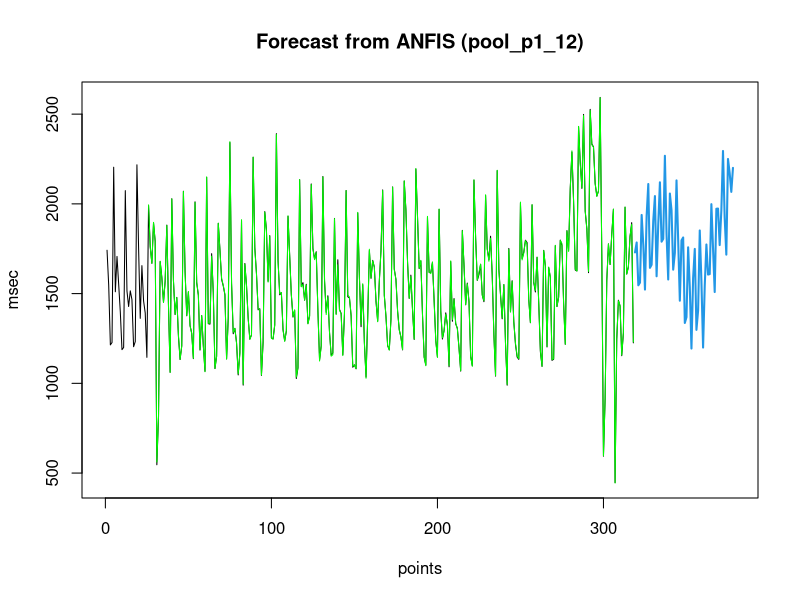
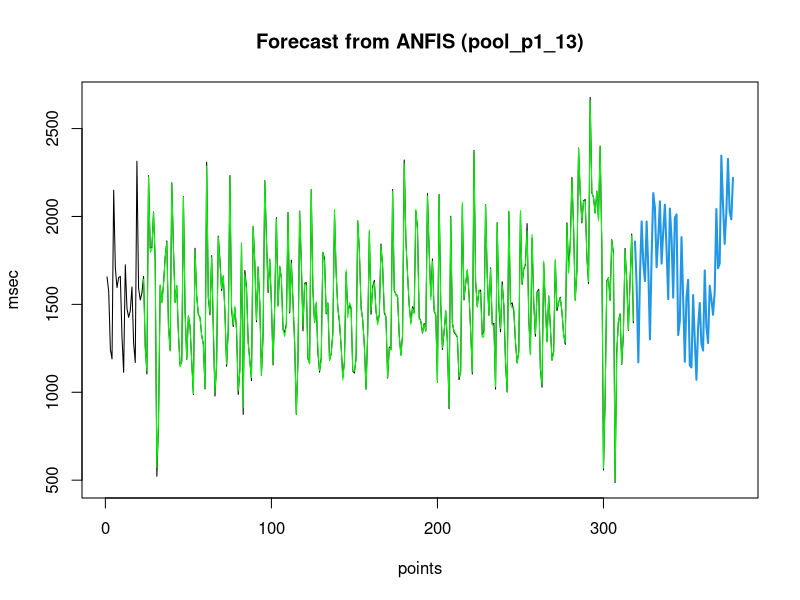
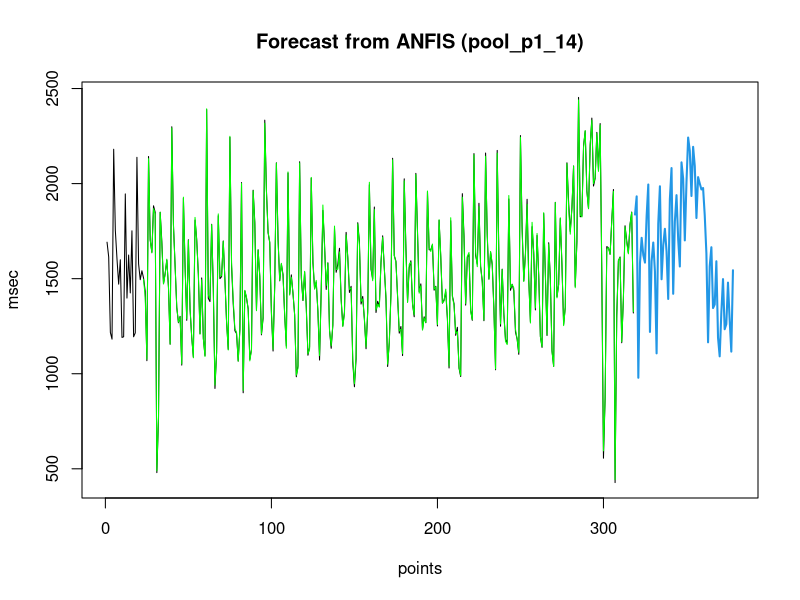
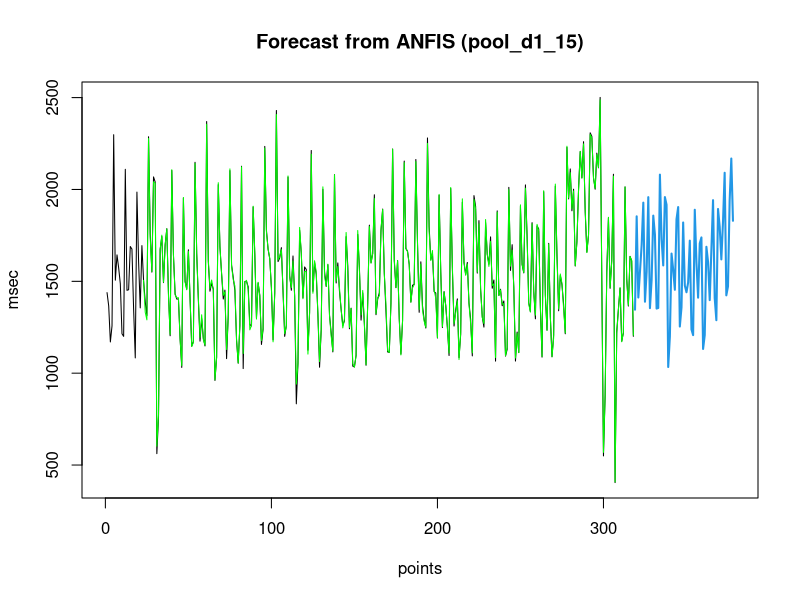
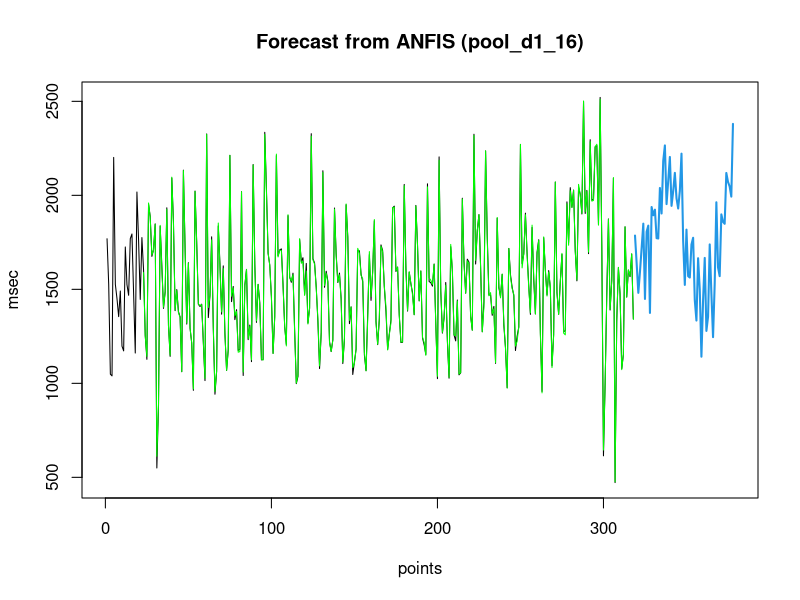

Source code (R) for these figures, in order:
library(caret)
library(forecast)
WIDTH <- 480
HEIGHT <- 480


get.sample.data <- function(){
  x <- c(1774, 1706, 1288, 1276, 2350, 1821, 1712, 1654, 1680, 1451,
    1275, 2140, 1747, 1749, 1770, 1797, 1485, 1299, 2330, 1822, 1627,
    1847, 1797, 1452, 1328, 2363, 1998, 1864, 2088, 2084, 594, 884,
    1968, 1858, 1640, 1823, 1938, 1490, 1312, 2312, 1937, 1617, 1643,
    1468, 1381, 1276, 2228, 1756, 1465, 1716, 1601, 1340, 1192, 2231,
    1768, 1623, 1444, 1575, 1375, 1267, 2475, 1630, 1505, 1810, 1601,
    1123, 1324, 2245, 1844, 1613, 1710, 1546, 1290, 1366, 2427, 1783,
    1588, 1505, 1398, 1226, 1321, 2299, 1047, 1735, 1633, 1508, 1323,
    1317, 2323, 1826, 1615, 1750, 1572, 1273, 1365, 2373, 2074, 1809,
    1889, 1521, 1314, 1512, 2462, 1836, 1750, 1808, 1585, 1387, 1428,
    2176, 1732, 1752, 1665, 1425, 1028, 1194, 2159, 1840, 1684, 1711,
    1653, 1360, 1422, 2328, 1798, 1723, 1827, 1499, 1289, 1476, 2219,
    1824, 1606, 1627, 1459, 1324, 1354, 2150, 1728, 1743, 1697, 1511,
    1285, 1426, 2076, 1792, 1519, 1478, 1191, 1122, 1241, 2105, 1818,
    1599, 1663, 1319, 1219, 1452, 2091, 1771, 1710, 2000, 1518, 1479,
    1586, 1848, 2113, 1648, 1542, 1220, 1299, 1452, 2290, 1944, 1701,
    1709, 1462, 1312, 1365, 2326, 1971, 1709, 1700, 1687, 1493, 1523,
    2382, 1938, 1658, 1713, 1525, 1413, 1363, 2349, 1923, 1726, 1862,
    1686, 1534, 1280, 2233, 1733, 1520, 1537, 1569, 1367, 1129, 2024,
    1645, 1510, 1469, 1533, 1281, 1212, 2099, 1769, 1684, 1842, 1654,
    1369, 1353, 2415, 1948, 1841, 1928, 1790, 1547, 1465, 2260, 1895,
    1700, 1838, 1614, 1528, 1268, 2192, 1705, 1494, 1697, 1588, 1324,
    1193, 2049, 1672, 1801, 1487, 1319, 1289, 1302, 2316, 1945, 1771,
    2027, 2053, 1639, 1372, 2198, 1692, 1546, 1809, 1787, 1360, 1182,
    2157, 1690, 1494, 1731, 1633, 1299, 1291, 2164, 1667, 1535, 1822,
    1813, 1510, 1396, 2308, 2110, 2128, 2316, 2249, 1789, 1886, 2463,
    2257, 2212, 2608, 2284, 2034, 1996, 2686, 2459, 2340, 2383, 2507,
    2304, 2740, 1869, 654, 1068, 1720, 1904, 1666, 1877, 2100, 504,
    1482, 1686, 1707, 1306, 1417, 2135, 1787, 1675, 1934, 1931, 1456)

  x <- x * runif(length(x), 0.8)
  x
}


my.plot.forecast <- function(plot.file, main){
  x <- get.sample.data()
  
  message("Plotting [", plot.file, "] ...")
  png(filename = plot.file, width = WIDTH, height = HEIGHT)
  fit <- nnetar(x)
  plot(forecast(fit,h=60), ylab="msec", xlab="points", main=main)
  points(1:length(x),fitted(fit),type="l",col="green")
  dev.off()
}

my.plot.forecast("images/0.png", "Forecast from ANFIS (pool_p1_12)")
my.plot.forecast("images/1.png", "Forecast from ANFIS (pool_p1_13)")
my.plot.forecast("images/2.png", "Forecast from ANFIS (pool_p1_14)")
my.plot.forecast("images/3.png", "Forecast from ANFIS (pool_d1_15)")
my.plot.forecast("images/4.png", "Forecast from ANFIS (pool_d1_16)")


